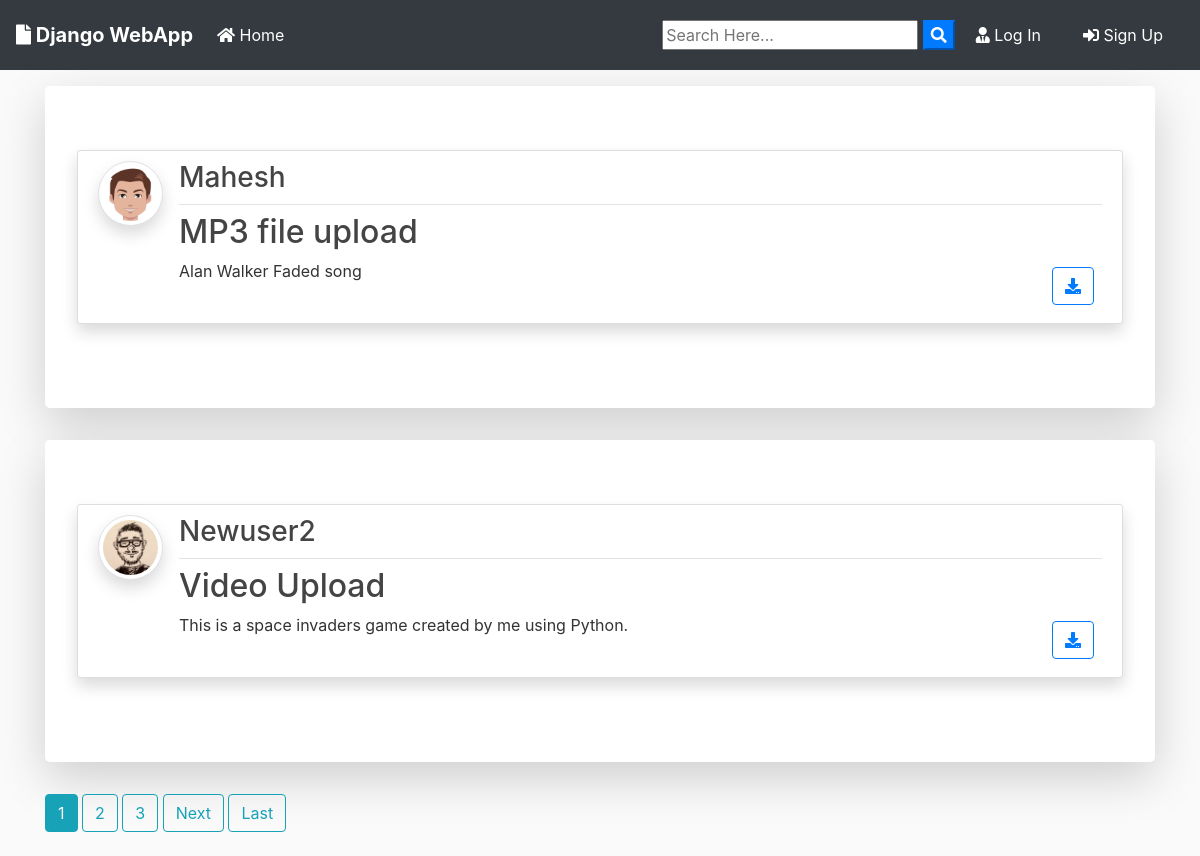
Before: / with the older database file.
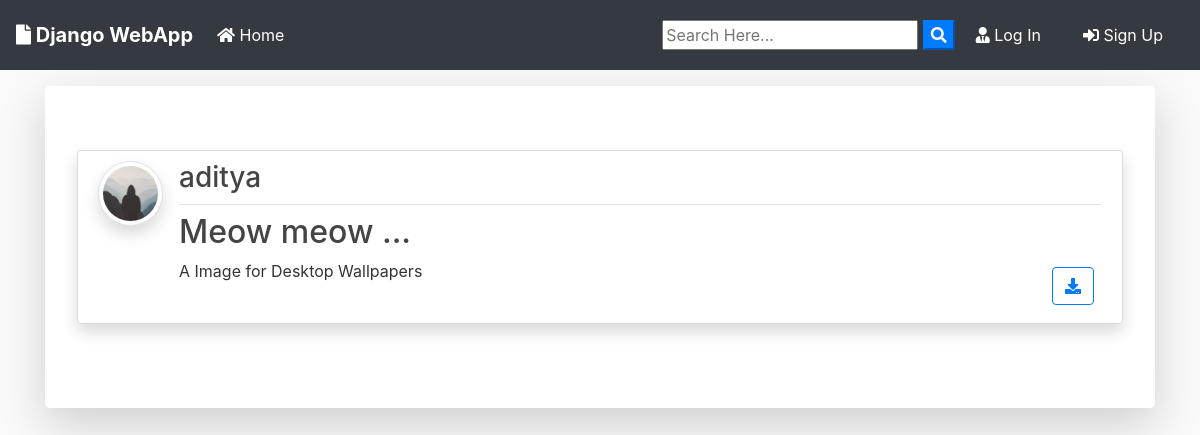
After: the same page with the newer database file.
### blog/models.py (models this page shows, shortened)
class Post(models.Model):
	title = models.CharField(max_length=100)
	file = models.FileField(null=True,blank=True,upload_to='Files')
	content = models.TextField()
	date_posted = models.DateTimeField(default=timezone.now)
	author = models.ForeignKey(User, on_delete=models.CASCADE)

### users/models.py (models this page shows, shortened)
class Profile(models.Model):
    user = models.OneToOneField(User, on_delete=models.CASCADE)
    image = models.ImageField(default='default.jpg', upload_to='profile_pics')

### blog/views.py (the view)
# urls.py: path('', PostListView.as_view(), name='blog-home'),
class PostListView(ListView):
    model = Post
    template_name = 'blog/home.html'  # <app>/<model>_<viewtype>.html
    context_object_name = 'posts'
    ordering = ['-date_posted']
    paginate_by = 2

### blog/templates/blog/home.html (shortened to what this page needs)
{% extends "blog/base.html" %}
{% block content %}
    {% for post in posts %}
      <div class="jumbotron mt-3 bg-white shadow-lg">
      <article class="media content-section shadow">
        <a href="{{ post.author.profile.image.url }} " target="_blank"> <img src="{{ post.author.profile.image.url }}  " alt="" class="article-img rounded-circle img-thumbnail img-fluid shadow">
        </a>
        <div class="media-body">
          <div class="article-metadata d-flex justify-content-between">
            <a class="mr-2 " href="{% url 'user-posts' post.author.username  %}"><h3>{{ post.author }}</h3></a>
          </div>
          <h2><a class="article-title text-justify " href="{% url 'post-detail' post.id %}">{{ post.title }}</a></h2>
          <div class="d-flex justify-content-between">
            <p class="article-content text-justify text-truncate overflow-hidden">{{ post.content }}</p>
            {% if post.file %}
          <div class="form-group mt-0 pt-0  m-2">
            <a class="btn btn-outline-primary  btn-d "  href="{{ post.file.url }}"  download type="submit"><i class="fas fa-download"></i></a>
          </div>
          {% endif %}
          </div>
        </div>
      </article>
      </div>
    {% endfor %}
    {% if is_paginated %}
      {% for num in page_obj.paginator.page_range %}
        {% if page_obj.number == num %}
          <a class="btn btn-info mb-4" href="?page={{ num }}">{{ num }}</a>
        {% elif num > page_obj.number|add:'-3' and num < page_obj.number|add:'3' %}
          <a class="btn btn-outline-info mb-4" href="?page={{ num }}">{{ num }}</a>
        {% endif %}
      {% endfor %}
      {% if page_obj.has_next %}
        <a class="btn btn-outline-info mb-4" href="?page={{ page_obj.next_page_number }}">Next</a>
        <a class="btn btn-outline-info mb-4" href="?page={{ page_obj.paginator.num_pages }}">Last</a>
      {% endif %}
    {% endif %}
{% endblock content %}

### blog/templates/blog/base.html (shortened to what this page needs)
{% load static %}
<!doctype html>
<html lang="en">
  <head>
    <link rel="stylesheet" href="https://stackpath.bootstrapcdn.com/bootstrap/4.3.1/css/bootstrap.min.css">
    <link rel="stylesheet" href="https://use.fontawesome.com/releases/v5.8.1/css/all.css" >
    <link rel="stylesheet" href="{% static 'blog/main.css' %}">
</head>
  <body>
        <nav class="navbar navbar-expand-lg navbar-dark bg-dark">
                <a class="navbar-brand font-weight-bold" href="{% url 'blog-home' %}"><i class="fas fa-file"></i> Django WebApp</a>
                <div class="collapse navbar-collapse" id="navbarSupportedContent">
                  <ul class="navbar-nav mr-auto">
                    <li class="nav-item active">
                      <a class="nav-link" href="{% url 'blog-home' %}"><i class="fas fa-home"></i> Home <span class="sr-only">(current)</span></a>
                    </li>
                  </ul>
                  <form id="searchform" action="{% url 'search' %}" method="get">
                    <input type="text" name="q" type="text" value="{{ request.GET.q }}" placeholder="Search Here..." />
                    <button type="button" onclick="searchform.submit()" class=" text-white my-color btn-primary"><i class="fa fa-search"></i></button>
                </form>
                    {% if user.is_authenticated %}
                    <a href="{% url 'user-posts' user %}" class="btn text-white m-2"><i class="fas fa-user-shield"></i> My Post</a>
                    <a href="{% url 'post-create' %} " class="btn text-white m-2"><i class="fas fa-user-edit"></i> New Post</a>
                    <a href="{% url 'profile' %} " class="btn text-white m-2"><i class="fas fa-user"></i> {{ user.username }}</a>
                    <form method="post" action="{% url 'logout' %}">
                      {% csrf_token %}
                      <button type="submit" class="btn text-white m-2">
                      <i class="fas fa-sign-out-alt"></i> Log Out
                      </button>
                    </form>
                    {% else %}
                    <a href="{% url 'login' %} " class="btn text-white m-2"><i class="fas fa-user-tie"></i> Log In</a>
                    <a href="{% url 'register' %} " class="btn text-white m-2"> <i class="fas fa-sign-in-alt"></i> Sign Up</a>
                    {% endif %}
                </div>
              </nav>
      <div class="container my-bg">
    {% block content %}
    {% endblock  %}
</div>
  </body>
</html>

### blog/static/blog/main.css (style rules this page uses)
body { background: #fafafa; color: #333333; margin-top: 0; }
h1, h2, h3, h4, h5, h6 { color: #444444; }
ul { margin: 0; }
.content-section { background: #ffffff; padding: 10px 20px; border: 1px solid #dddddd; border-radius: 3px; margin-bottom: 20px; }
.article-title { color: #444444; }
.article-content { white-space: pre-line; }
.article-img { height: 65px; width: 65px; margin-right: 16px; }
.article-metadata { padding-bottom: 1px; margin-bottom: 4px; border-bottom: 1px solid #e3e3e3 }

Changed rows visible on the page:
removed Post: author.profile.image (picture), author "Mahesh", title "MP3 file upload", content "Alan Walker Faded song"
removed Post: author.profile.image (picture), author "Newuser2", title "Video Upload", content "This is a space invaders game created by me using Python."
added Post: author.profile.image (placeholder picture), author "aditya", title "Meow meow ...", content "A Image for Desktop Wallpapers"
Other visible differences:
list line gone: "1"
list line gone: "2"
list line gone: "3"
text no longer shown: "Next Last"
